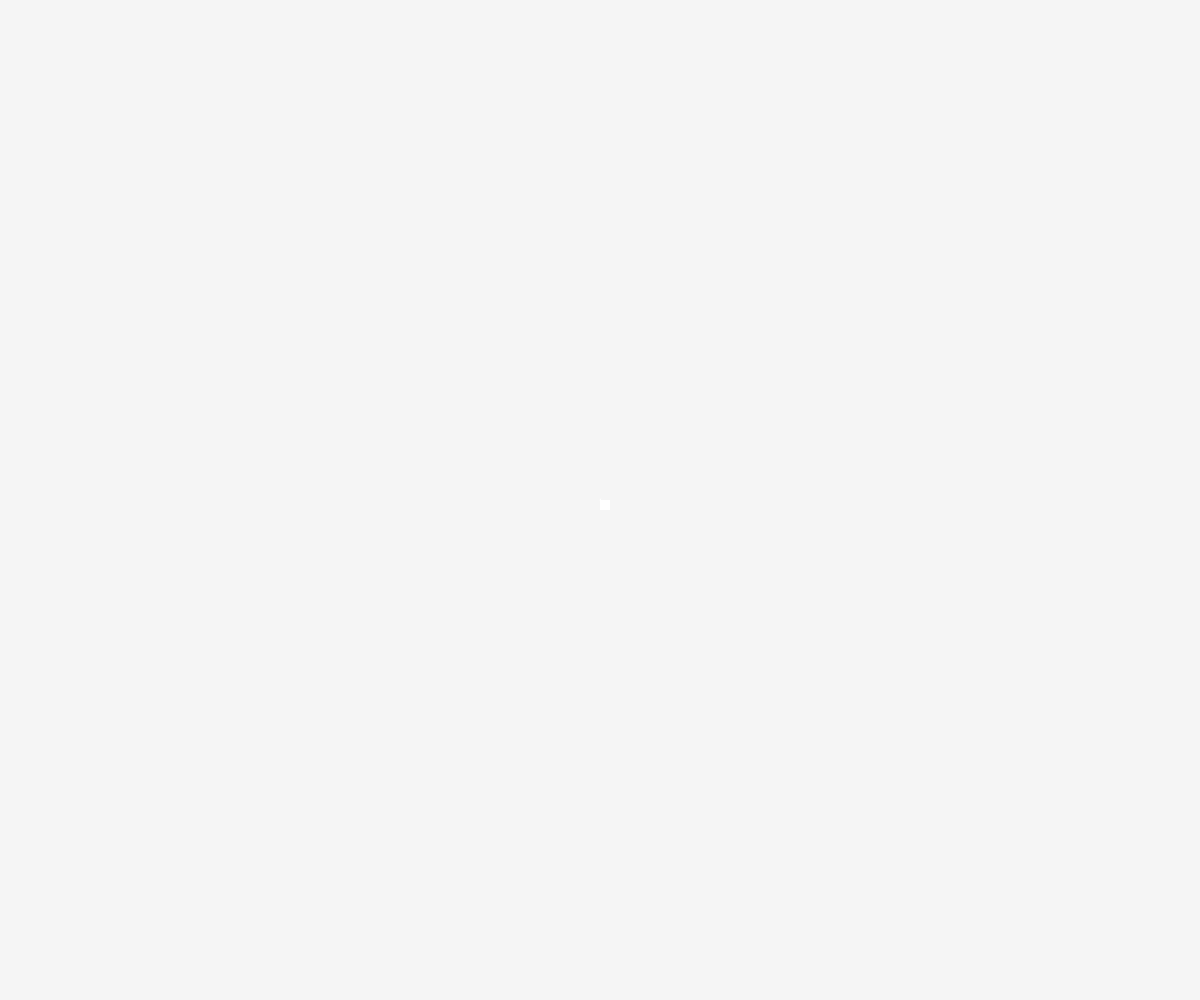
Frame 1 (no input)
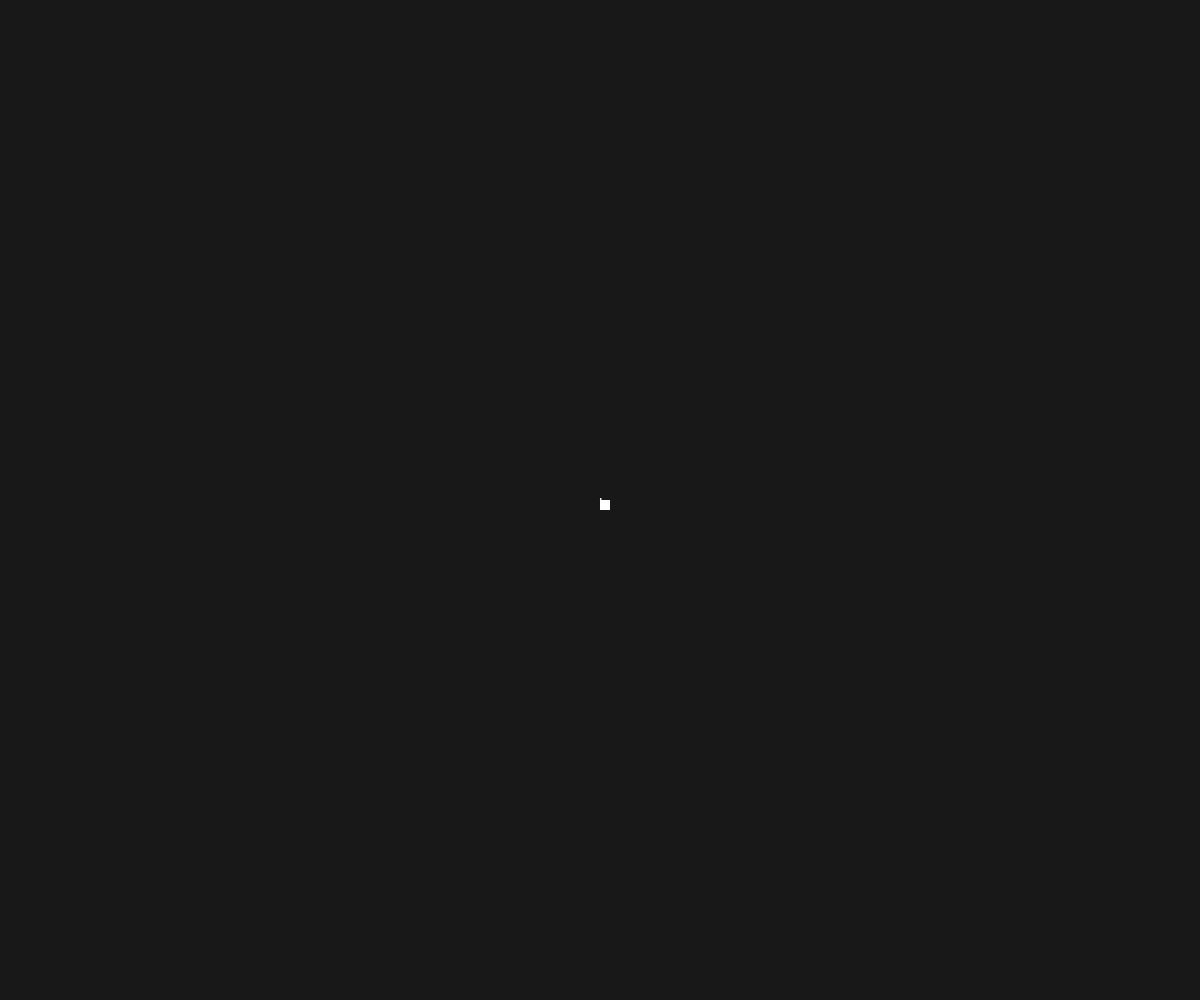
Frame 60 (no input)
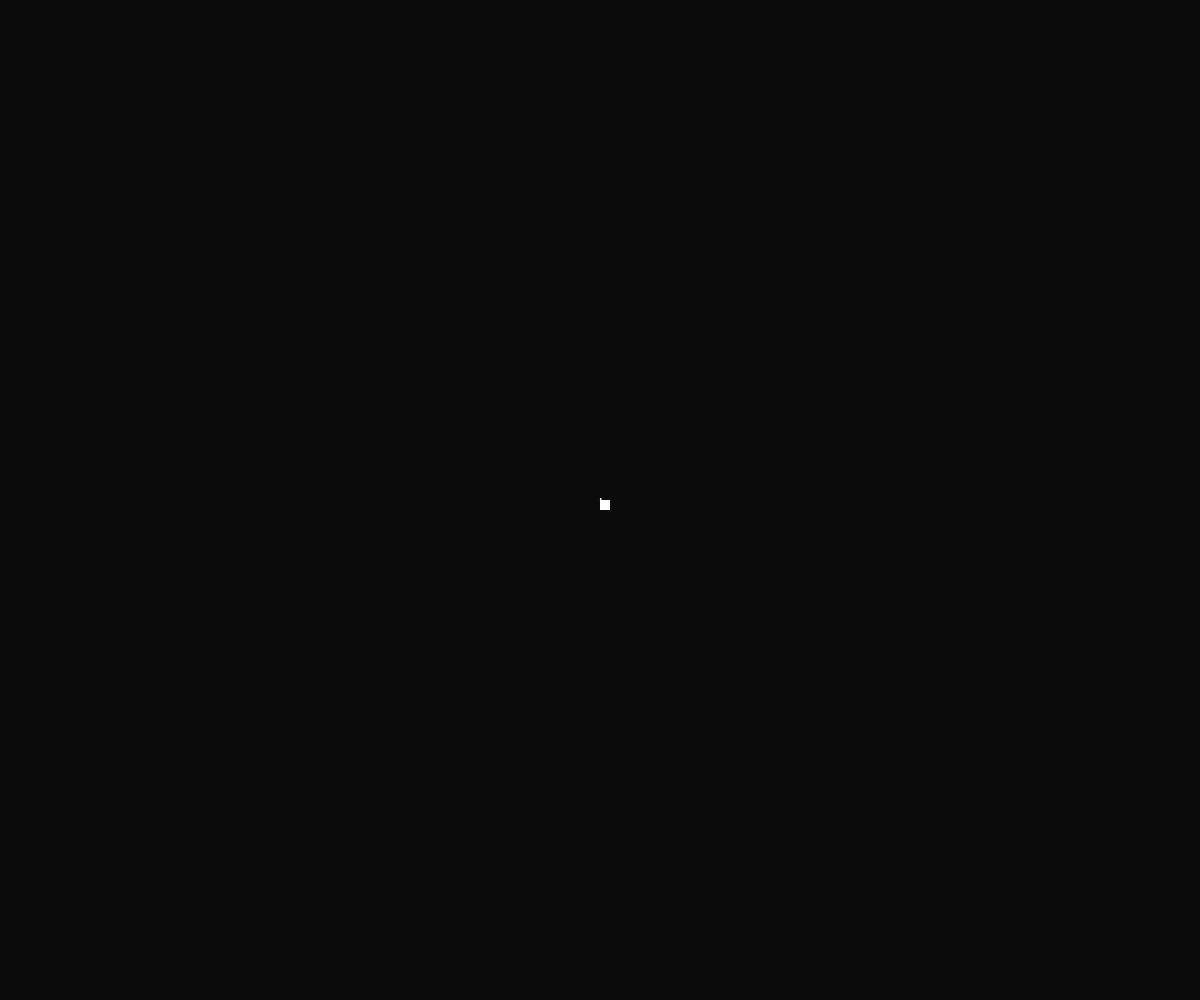
Frame 120 (the mouse pressed at the canvas centre since frame 60)

The p5.js sketch that drew these frames (run headless with seeded random() and noise() and a simulated clock; from frame 60 on, the mouse is pressed at the canvas centre):

// p5.js sketch
// ── sketch.js
/* Mimi Yin, NYU-ITP
Noisy pathways with controls.

- mouseX controls range (speed) of motion
- mouseY controls tspeed (how quickly we skip along noise graph)

When mouse is pressed:
- mouse position relative to center controls direction and extent of drift
When key is pressed:
- mouseY controls yscl (verticality)
*/

// Store x,y coordinates of current location
let x, y;
// Store x,y coordinates of previous location
let px, py;
// Store current xspeed and yspeed
let xspeed, yspeed;
// Current position in noise graph
let t;
// How quickly we skip along noise graph
let tspeed;

// Range of random, relative range of vertical random
let range, yscl;
// How much to shift right/left, up/down
let xshift, yshift;

function setup() {
  createCanvas(windowWidth, windowHeight);
  x = width / 2;
  y = height / 2;
  px = x;
  py = y;
  xspeed = 0;
  yspeed = 0;
  t = 0;
  tspeed = 0.01;

  range = 4;
  yscl = 1;
  xshift = .5;
  yshift = .5;

  noStroke();
}

function draw() {

  // Draw very transparent background every frame
  // to create fade-out effect
  background(0, 10);

  // Move forward along noise graph
  t += tspeed;

  xspeed = (noise(t) - xshift) * range; //shift median to right/left
  yspeed = (noise(t + 100) - yshift) * range * yscl //shift median to up/down


  // Move
  x += xspeed;
  y += yspeed;

  // Draw a line from the previous loc to this loc
  stroke(255);
  line(px, py, x, y);

  // Remember current location for next frame
  px = x;
  py = y;

  // Wrap around screen
  if (x < 0 || x > width || y < 0 || y > height) {
    if (x < 0) x = width;
    else if (x > width) x = 0;
    if (y < 0) y = height;
    else if (y > height) y = 0;

    // Don't draw line when wrapping around
    px = x;
    py = y;
  }

  // Draw a landmark in the center
  fill(255);
  noStroke();
  rect(width / 2, height / 2, 10, 10);

  // Controls
  if (keyIsPressed) {
    //mouseY controls yscl (verticality)
    yscl = mouseY / height;
  }
  // Mouse position relative to center sets directional drift
  else if (mouseIsPressed) {
    // Horizontal shift
    xshift = (width-mouseX) / width;
    // Vertical shift
    yshift = (height-mouseY) / height;
  }
  else {
    //mouseX controls range (speed)
    range = 100 * mouseX / width;
    //mouseY controls tspeed(how fast we skip down noise graph)
    tspeed = mouseY / height;
  }
}
